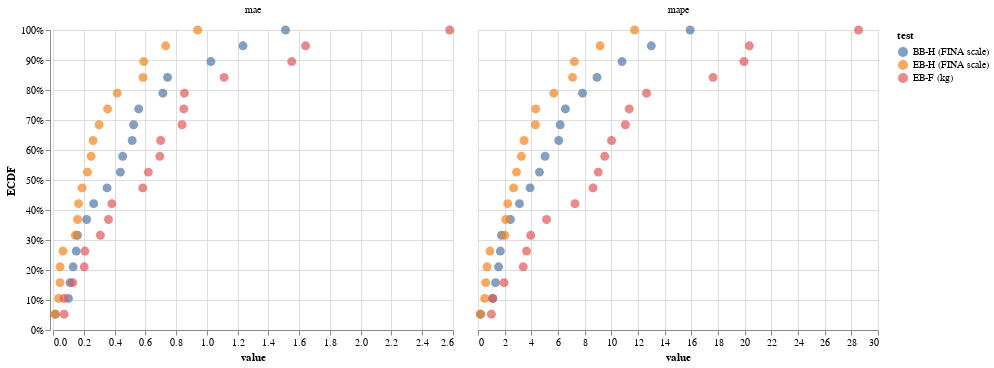

Write notebook code for a chart like this one.
### Code cell
alt.Chart().mark_circle(size=80).encode(
    alt.X("value"),
    alt.Y("ECDF", axis=alt.Axis(format="%")),
    alt.Color("test", sort=test_cols_order),
).facet(data=ecdf, column=alt.Column("variable", title=None)).resolve_scale(
    x="independent"
)

### Figure 1 — Vega-Lite specification as saved in the notebook (floating-point values rounded to 4 significant figures)
{"$schema": "https://vega.github.io/schema/vega-lite/v2.6.0.json", "config": {"view": {"height": 300, "width": 400}}, "data": {"name": "data-b9f96a46e7e25c1073d085e899e666e3"}, "datasets": {"data-b9f96a46e7e25c1073d085e899e666e3": [{"ECDF": 1, "test": "BB-H (FINA scale)", "value": 1.511, "variable": "mae"}, {"ECDF": 0.3158, "test": "BB-H (FINA scale)", "value": 0.1589, "variable": "mae"}, {"ECDF": 0.1053, "test": "BB-H (FINA scale)", "value": 0.1001, "variable": "mae"}, {"ECDF": 0.9474, "test": "BB-H (FINA scale)", "value": 1.235, "variable": "mae"}, {"ECDF": 0.05263, "test": "BB-H (FINA scale)", "value": 0.01619, "variable": "mae"}, {"ECDF": 0.6316, "test": "BB-H (FINA scale)", "value": 0.5145, "variable": "mae"}, {"ECDF": 0.6842, "test": "BB-H (FINA scale)", "value": 0.5241, "variable": "mae"}, {"ECDF": 0.8947, "test": "BB-H (FINA scale)", "value": 1.026, "variable": "mae"}, {"ECDF": 0.4737, "test": "BB-H (FINA scale)", "value": 0.3516, "variable": "mae"}, {"ECDF": 0.5263, "test": "BB-H (FINA scale)", "value": 0.4379, "variable": "mae"}, {"ECDF": 0.1579, "test": "BB-H (FINA scale)", "value": 0.1114, "variable": "mae"}, {"ECDF": 0.3684, "test": "BB-H (FINA scale)", "value": 0.2186, "variable": "mae"}, {"ECDF": 0.2632, "test": "BB-H (FINA scale)", "value": 0.151, "variable": "mae"}, {"ECDF": 0.4211, "test": "BB-H (FINA scale)", "value": 0.2644, "variable": "mae"}, {"ECDF": 0.7895, "test": "BB-H (FINA scale)", "value": 0.7141, "variable": "mae"}, {"ECDF": 0.8421, "test": "BB-H (FINA scale)", "value": 0.7447, "variable": "mae"}, {"ECDF": 0.7368, "test": "BB-H (FINA scale)", "value": 0.5573, "variable": "mae"}, {"ECDF": 0.5789, "test": "BB-H (FINA scale)", "value": 0.4529, "variable": "mae"}, {"ECDF": 0.2105, "test": "BB-H (FINA scale)", "value": 0.131, "variable": "mae"}, {"ECDF": 0.5263, "test": "EB-H (FINA scale)", "value": 0.2237, "variable": "mae"}, {"ECDF": 0.2632, "test": "EB-H (FINA scale)", "value": 0.06488, "variable": "mae"}, {"ECDF": 0.6316, "test": "EB-H (FINA scale)", "value": 0.2603, "variable": "mae"}, {"ECDF": 0.5789, "test": "EB-H (FINA scale)", "value": 0.2479, "variable": "mae"}, {"ECDF": 1, "test": "EB-H (FINA scale)", "value": 0.9401, "variable": "mae"}, {"ECDF": 0.7368, "test": "EB-H (FINA scale)", "value": 0.3547, "variable": "mae"}, {"ECDF": 0.9474, "test": "EB-H (FINA scale)", "value": 0.7326, "variable": "mae"}, {"ECDF": 0.3158, "test": "EB-H (FINA scale)", "value": 0.1454, "variable": "mae"}, {"ECDF": 0.6842, "test": "EB-H (FINA scale)", "value": 0.2995, "variable": "mae"}, {"ECDF": 0.4211, "test": "EB-H (FINA scale)", "value": 0.1661, "variable": "mae"}, {"ECDF": 0.7895, "test": "EB-H (FINA scale)", "value": 0.4174, "variable": "mae"}, {"ECDF": 0.05263, "test": "EB-H (FINA scale)", "value": 0.01321, "variable": "mae"}, {"ECDF": 0.8421, "test": "EB-H (FINA scale)", "value": 0.5855, "variable": "mae"}, {"ECDF": 0.3684, "test": "EB-H (FINA scale)", "value": 0.1598, "variable": "mae"}, {"ECDF": 0.1053, "test": "EB-H (FINA scale)", "value": 0.03612, "variable": "mae"}, {"ECDF": 0.8947, "test": "EB-H (FINA scale)", "value": 0.59, "variable": "mae"}, {"ECDF": 0.2105, "test": "EB-H (FINA scale)", "value": 0.04623, "variable": "mae"}, {"ECDF": 0.4737, "test": "EB-H (FINA scale)", "value": 0.1891, "variable": "mae"}, {"ECDF": 0.1579, "test": "EB-H (FINA scale)", "value": 0.04546, "variable": "mae"}, {"ECDF": 0.1579, "test": "EB-F (kg)", "value": 0.1279, "variable": "mae"}, {"ECDF": 1, "test": "EB-F (kg)", "value": 2.578, "variable": "mae"}, {"ECDF": 0.2632, "test": "EB-F (kg)", "value": 0.2074, "variable": "mae"}, {"ECDF": 0.6842, "test": "EB-F (kg)", "value": 0.8387, "variable": "mae"}, {"ECDF": 0.6316, "test": "EB-F (kg)", "value": 0.7, "variable": "mae"}, {"ECDF": 0.5789, "test": "EB-F (kg)", "value": 0.6943, "variable": "mae"}, {"ECDF": 0.8947, "test": "EB-F (kg)", "value": 1.552, "variable": "mae"}, {"ECDF": 0.7895, "test": "EB-F (kg)", "value": 0.8542, "variable": "mae"}, {"ECDF": 0.5263, "test": "EB-F (kg)", "value": 0.6195, "variable": "mae"}, {"ECDF": 0.3158, "test": "EB-F (kg)", "value": 0.3077, "variable": "mae"}, {"ECDF": 0.05263, "test": "EB-F (kg)", "value": 0.07216, "variable": "mae"}, {"ECDF": 0.3684, "test": "EB-F (kg)", "value": 0.3605, "variable": "mae"}, {"ECDF": 0.8421, "test": "EB-F (kg)", "value": 1.112, "variable": "mae"}, {"ECDF": 0.9474, "test": "EB-F (kg)", "value": 1.642, "variable": "mae"}, {"ECDF": 0.4737, "test": "EB-F (kg)", "value": 0.5836, "variable": "mae"}, {"ECDF": 0.1053, "test": "EB-F (kg)", "value": 0.07217, "variable": "mae"}, {"ECDF": 0.2105, "test": "EB-F (kg)", "value": 0.2027, "variable": "mae"}, {"ECDF": 0.4211, "test": "EB-F (kg)", "value": 0.3823, "variable": "mae"}, {"ECDF": 0.7368, "test": "EB-F (kg)", "value": 0.8501, "variable": "mae"}, {"ECDF": 1, "test": "BB-H (FINA scale)", "value": 15.91, "variable": "mape"}, {"ECDF": 0.3158, "test": "BB-H (FINA scale)", "value": 1.765, "variable": "mape"}, {"ECDF": 0.1053, "test": "BB-H (FINA scale)", "value": 1.113, "variable": "mape"}, {"ECDF": 0.9474, "test": "BB-H (FINA scale)", "value": 13.0, "variable": "mape"}, {"ECDF": 0.05263, "test": "BB-H (FINA scale)", "value": 0.1905, "variable": "mape"}, {"ECDF": 0.6316, "test": "BB-H (FINA scale)", "value": 6.053, "variable": "mape"}, {"ECDF": 0.6842, "test": "BB-H (FINA scale)", "value": 6.165, "variable": "mape"}, {"ECDF": 0.8947, "test": "BB-H (FINA scale)", "value": 10.8, "variable": "mape"}, {"ECDF": 0.4737, "test": "BB-H (FINA scale)", "value": 3.907, "variable": "mape"}, {"ECDF": 0.5263, "test": "BB-H (FINA scale)", "value": 4.609, "variable": "mape"}, {"ECDF": 0.1579, "test": "BB-H (FINA scale)", "value": 1.311, "variable": "mape"}, {"ECDF": 0.3684, "test": "BB-H (FINA scale)", "value": 2.429, "variable": "mape"}, {"ECDF": 0.2632, "test": "BB-H (FINA scale)", "value": 1.677, "variable": "mape"}, {"ECDF": 0.4211, "test": "BB-H (FINA scale)", "value": 3.11, "variable": "mape"}, {"ECDF": 0.8421, "test": "BB-H (FINA scale)", "value": 8.926, "variable": "mape"}, {"ECDF": 0.7895, "test": "BB-H (FINA scale)", "value": 7.839, "variable": "mape"}, {"ECDF": 0.7368, "test": "BB-H (FINA scale)", "value": 6.557, "variable": "mape"}, {"ECDF": 0.5789, "test": "BB-H (FINA scale)", "value": 5.032, "variable": "mape"}, {"ECDF": 0.2105, "test": "BB-H (FINA scale)", "value": 1.541, "variable": "mape"}, {"ECDF": 0.5263, "test": "EB-H (FINA scale)", "value": 2.886, "variable": "mape"}, {"ECDF": 0.2632, "test": "EB-H (FINA scale)", "value": 0.8949, "variable": "mape"}, {"ECDF": 0.5789, "test": "EB-H (FINA scale)", "value": 3.254, "variable": "mape"}, {"ECDF": 0.6316, "test": "EB-H (FINA scale)", "value": 3.46, "variable": "mape"}, {"ECDF": 1, "test": "EB-H (FINA scale)", "value": 11.75, "variable": "mape"}, {"ECDF": 0.6842, "test": "EB-H (FINA scale)", "value": 4.3, "variable": "mape"}, {"ECDF": 0.9474, "test": "EB-H (FINA scale)", "value": 9.157, "variable": "mape"}, {"ECDF": 0.3158, "test": "EB-H (FINA scale)", "value": 2.006, "variable": "mape"}, {"ECDF": 0.7368, "test": "EB-H (FINA scale)", "value": 4.329, "variable": "mape"}, {"ECDF": 0.3684, "test": "EB-H (FINA scale)", "value": 2.076, "variable": "mape"}, {"ECDF": 0.7895, "test": "EB-H (FINA scale)", "value": 5.692, "variable": "mape"}, {"ECDF": 0.05263, "test": "EB-H (FINA scale)", "value": 0.1781, "variable": "mape"}, {"ECDF": 0.8421, "test": "EB-H (FINA scale)", "value": 7.097, "variable": "mape"}, {"ECDF": 0.4211, "test": "EB-H (FINA scale)", "value": 2.23, "variable": "mape"}, {"ECDF": 0.1053, "test": "EB-H (FINA scale)", "value": 0.504, "variable": "mape"}, {"ECDF": 0.8947, "test": "EB-H (FINA scale)", "value": 7.224, "variable": "mape"}, {"ECDF": 0.2105, "test": "EB-H (FINA scale)", "value": 0.6765, "variable": "mape"}, {"ECDF": 0.4737, "test": "EB-H (FINA scale)", "value": 2.67, "variable": "mape"}, {"ECDF": 0.1579, "test": "EB-H (FINA scale)", "value": 0.5804, "variable": "mape"}, {"ECDF": 0.1579, "test": "EB-F (kg)", "value": 1.954, "variable": "mape"}, {"ECDF": 1, "test": "EB-F (kg)", "value": 28.54, "variable": "mape"}, {"ECDF": 0.2105, "test": "EB-F (kg)", "value": 3.394, "variable": "mape"}, {"ECDF": 0.6842, "test": "EB-F (kg)", "value": 11.05, "variable": "mape"}, {"ECDF": 0.5789, "test": "EB-F (kg)", "value": 9.506, "variable": "mape"}, {"ECDF": 0.6316, "test": "EB-F (kg)", "value": 10.02, "variable": "mape"}, {"ECDF": 0.8421, "test": "EB-F (kg)", "value": 17.63, "variable": "mape"}, {"ECDF": 0.7368, "test": "EB-F (kg)", "value": 11.34, "variable": "mape"}, {"ECDF": 0.4737, "test": "EB-F (kg)", "value": 8.629, "variable": "mape"}, {"ECDF": 0.3158, "test": "EB-F (kg)", "value": 3.954, "variable": "mape"}, {"ECDF": 0.1053, "test": "EB-F (kg)", "value": 1.098, "variable": "mape"}, {"ECDF": 0.3684, "test": "EB-F (kg)", "value": 5.141, "variable": "mape"}, {"ECDF": 0.8947, "test": "EB-F (kg)", "value": 19.95, "variable": "mape"}, {"ECDF": 0.9474, "test": "EB-F (kg)", "value": 20.35, "variable": "mape"}, {"ECDF": 0.5263, "test": "EB-F (kg)", "value": 9.019, "variable": "mape"}, {"ECDF": 0.05263, "test": "EB-F (kg)", "value": 1.007, "variable": "mape"}, {"ECDF": 0.2632, "test": "EB-F (kg)", "value": 3.641, "variable": "mape"}, {"ECDF": 0.4211, "test": "EB-F (kg)", "value": 7.273, "variable": "mape"}, {"ECDF": 0.7895, "test": "EB-F (kg)", "value": 12.64, "variable": "mape"}]}, "facet": {"column": {"field": "variable", "title": null, "type": "nominal"}}, "resolve": {"scale": {"color": "shared", "x": "independent", "y": "shared"}}, "spec": {"encoding": {"color": {"field": "test", "sort": ["BB-H (FINA scale)", "EB-H (FINA scale)", "EB-F (kg)"], "type": "nominal"}, "x": {"field": "value", "type": "quantitative"}, "y": {"axis": {"format": "%"}, "field": "ECDF", "type": "quantitative"}}, "mark": {"size": 80, "type": "circle"}}}
